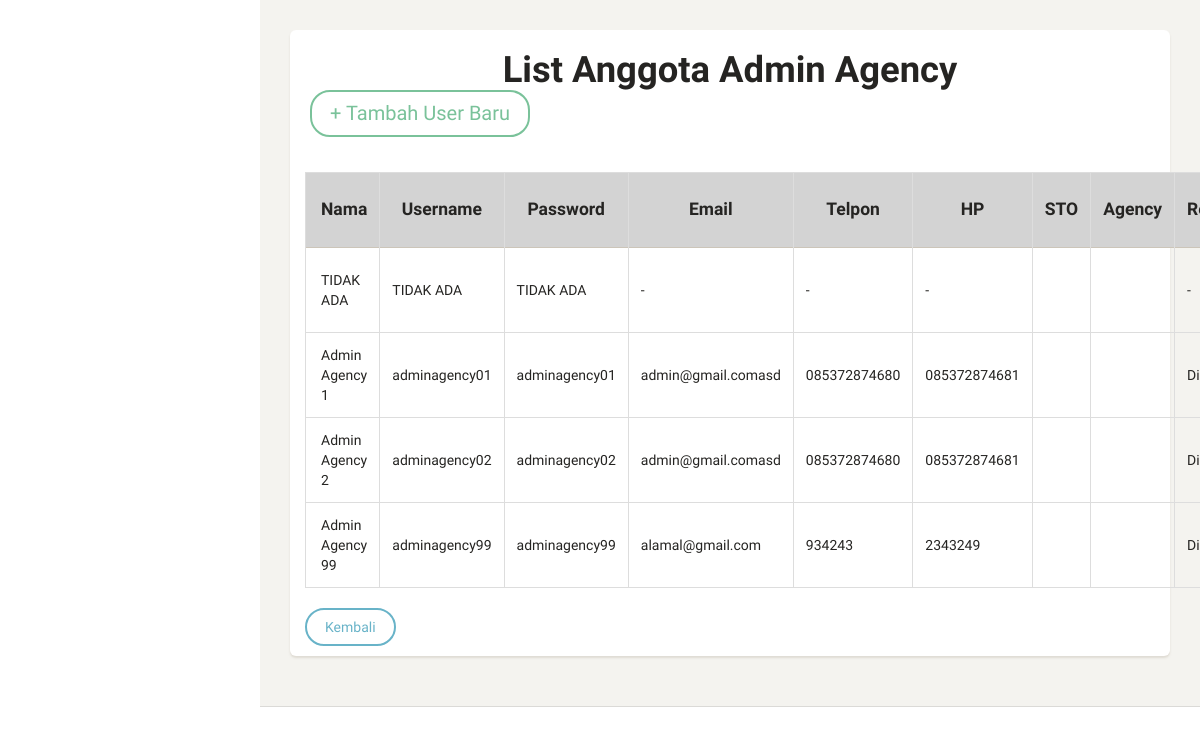
The app's page /list_ag_tampil.php, older data.
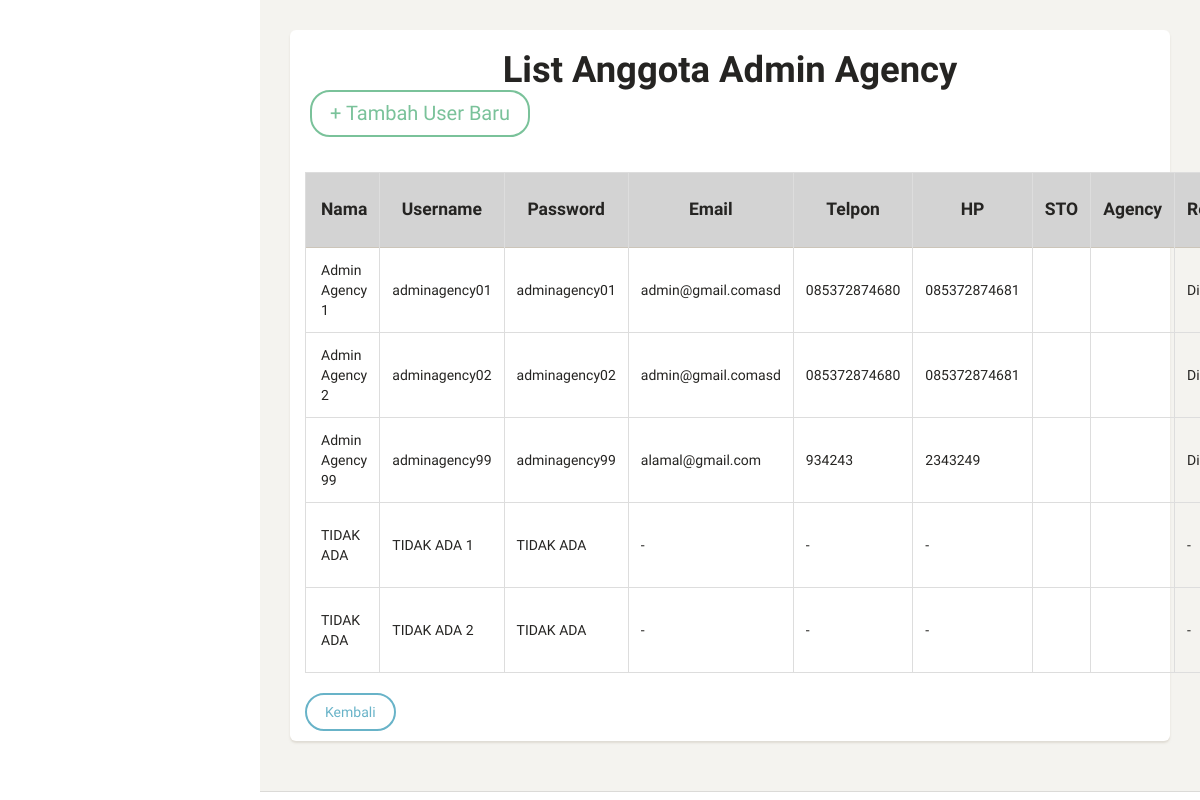
The same page, newer data.
### tables this page shows
CREATE TABLE `admin_agency` (
  `id_admin_agency` int(11) NOT NULL,
  `username` varchar(40) NOT NULL,
  `password` varchar(40) NOT NULL,
  `akses` int(11) NOT NULL,
  `id_sto` int(11) NOT NULL,
  `nama` varchar(30) NOT NULL,
  `email` varchar(40) NOT NULL,
  `telpon` varchar(15) NOT NULL,
  `hp` varchar(15) NOT NULL,
  `id_agency` int(11) NOT NULL,
  `regional` varchar(20) NOT NULL,
  `witel` varchar(20) NOT NULL DEFAULT 'SIDOARJO',
  `datel` varchar(20) NOT NULL DEFAULT 'SIDOARJO',
  `tanggal_aktif` timestamp NOT NULL DEFAULT current_timestamp() ON UPDATE current_timestamp()
);

### list_ag_tabel.php (the view, shortened to what this page needs)
<table class="table table-hover table-bordered">
    <thead style="background-color:lightgrey" >
      <th rowspan="2" class="text-center"><b>Nama</b></th>
      <th rowspan="2" class="text-center"><b>Username</b></th>
      <th rowspan="2" class="text-center"><b>Password</b></th>
      <th rowspan="2" class="text-center"><b>Email</b></th>
      <th rowspan="2" class="text-center"><b>Telpon</b></th>
      <th rowspan="2" class="text-center"><b>HP</b></th>
      <th rowspan="2" class="text-center"><b>STO</b></th>
      <th rowspan="2" class="text-center"><b>Agency</b></th>
      <th rowspan="2" class="text-center"><b>Regional</b></th>
    </thead>
<tbody>
<?php
include("koneksi.php");
    $query = "SELECT * FROM admin_agency";
    $hasil = mysqli_query($con,$query);
    while ($data = mysqli_fetch_array($hasil)){
    echo "<tr>"; ?>
            <td><?php echo $data['nama'] ?></td>
            <td><?php echo $data['username'] ?></td>
            <td><?php echo $data['password'] ?></td>
            <td><?php echo $data['email'] ?></td>
            <td><?php echo $data['telpon'] ?></td>
            <td><?php echo $data['hp'] ?></td>
            <td><?php echo $data['sto'] ?></td>
            <td><?php echo $data['agency'] ?></td>
            <td><?php echo $data['regional'] ?></td>
<?php echo "</tr>";
       }
?>
</tbody>
</table>

Row changes from the older to the newer data that the page shows:
removed admin_agency: nama "TIDAK ADA", username "TIDAK ADA", password "TIDAK ADA", email "-", telpon "-", hp "-", regional "-"
added admin_agency: nama "TIDAK ADA", username "TIDAK ADA 1", password "TIDAK ADA", email "-", telpon "-", hp "-", regional "-"
added admin_agency: nama "TIDAK ADA", username "TIDAK ADA 2", password "TIDAK ADA", email "-", telpon "-", hp "-", regional "-"
